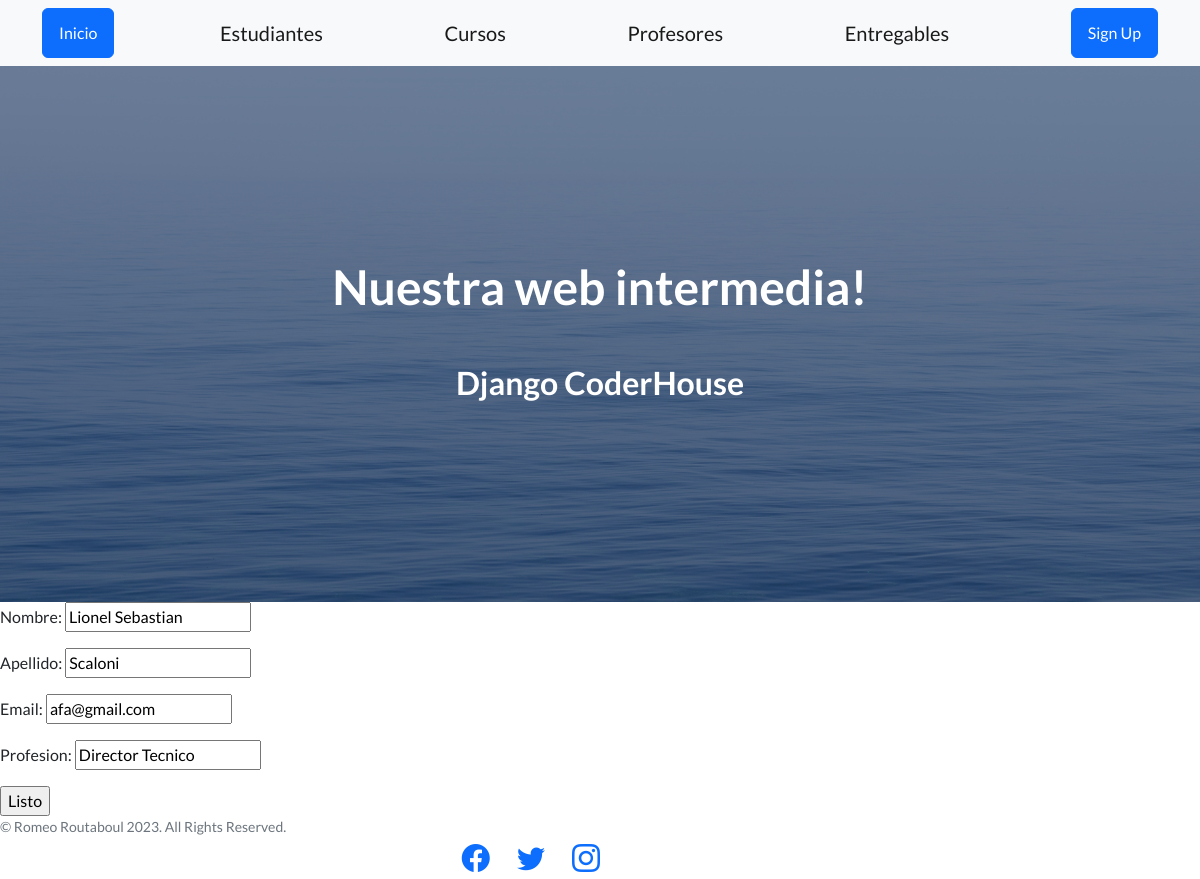
Page /coder/profesores/actualizar/1/ on the committed database.
### appcoder/models.py (models this page shows, shortened)
class Profesor(models.Model):
    nombre = models.CharField(max_length=100)
    apellido = models.CharField(max_length=100)
    email = models.EmailField()
    profesion = models.CharField(max_length=100)

### appcoder/views.py (the view)
# urls.py: path("profesores/actualizar/<pk>/",profesoresUpdate.as_view() , name="coder-profesor-update"),
class profesoresUpdate(UpdateView):
    model = Profesor
    success_url = "/coder/profesores/"
    fields = ["nombre", "apellido", "email", "profesion"]

### appcoder/templates/appcoder/profesor_form.html (shortened to what this page needs)
{% extends 'appcoder/base.html' %}
{% block contenido %}
<form method="post">
{{form.as_p}}
<input type="submit" value="Listo">
</form>
{% endblock %}

### rows in the picture
Profesor: nombre "Lionel Sebastian", apellido "Scaloni", email "afa@gmail.com", profesion "Director Tecnico"
